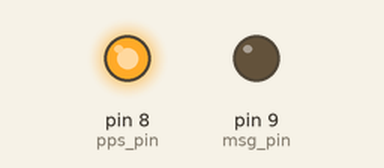
This sketch was run on a simulated Arduino Uno, built with avr-gcc and run on an emulated ATmega328P. On the bench: output pins drawn as LEDs (lit = HIGH).

Above: at 0.5 s.
At 2.25 s:
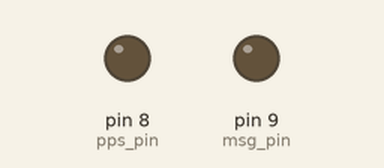
Timing chart, 0 to 3.0 s (numbered marks = the images above):
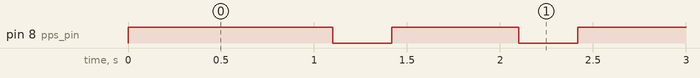

Measured:
- by itself, pin 8 (pps_pin): repeats every 1.0 s: LOW 0.32 s, HIGH 0.68 s

The sketch:

pps_gprmc_time_sync.ino
```cpp
#include <SoftwareSerial.h>

const byte pps_pin = 8;
const byte msg_pin = 9;
const byte rx_pin = 10;
const byte tx_pin = 11;
const bool inverse_logic = true;
SoftwareSerial gprmc_conn(rx_pin, tx_pin, inverse_logic);

const unsigned int trigger_freq = 1;
const unsigned long dt = 1000000 / trigger_freq; // => dt = 1 sec
const unsigned long dt_pps_pull_low = dt + 100000; // => dt + 100ms
const unsigned long dt_sent_gprmc = dt_pps_pull_low + 250000; // => dt_pps_pull_low + 250ms
unsigned long timestamp;
unsigned long trigger_start_time;
unsigned long ts_pps_high;
unsigned long ts_pps_low;
unsigned long ts_msg_high;
unsigned long ts_msg_low;
unsigned long i;

// Start timestamp: HH:MM:SS
int hh = 00;
int mm = 01;
int ss = 02;
// GPS coordinates from Taipei
char pos_latitude[] = "25.04776";
char pos_longitude[] = "121.53185";

void setup() {
  pinMode(rx_pin, INPUT);
  pinMode(tx_pin, OUTPUT);
  pinMode(pps_pin, OUTPUT); // PPS
  pinMode(msg_pin, OUTPUT); // Indicator of msg_sent
  Serial.begin(9600);
  gprmc_conn.begin(9600);
  // gprmc_conn.println("Hello World!");
  trigger_start_time = micros();
}

void loop() {
  char buffer[128];
  byte CRC = 0;

  timestamp = micros() - trigger_start_time;
  if (timestamp >= dt*i + dt_sent_gprmc)
  {
    // digitalWrite(msg_pin, HIGH);
    // ts_msg_high = micros();

    i += 1;
    if (ss == 59)
    {
      ss = 0;
      if (mm == 59)
      {
        mm = 0;
        hh += 1;
      }
      else mm += 1;
    }
    else ss += 1;


    // Prepare GPRMC msg
    sprintf(buffer, "GPRMC,%02d%02d%02d,A,%s,N,%s,E,022.4,084.4,070423,,A", hh, mm, ss, pos_latitude, pos_longitude);
    for (byte x = 0; x < strlen(buffer); x++) {
      // XOR every character in between '$' and '*'
      CRC = CRC ^ buffer[x];
    }

    // Send GPRMC msg
    gprmc_conn.print("$");
    gprmc_conn.print(buffer);
    gprmc_conn.print("*");
    gprmc_conn.print(CRC, HEX);
    gprmc_conn.println();

    // digitalWrite(msg_pin, LOW);
    // ts_msg_low = micros();

#if 0
    // Print Debug Messages
    Serial.print("PPS at: ");
    Serial.print(ts_pps_high);
    Serial.print("  PPS low after: ");
    Serial.print(ts_pps_low-ts_pps_high);
    Serial.print("  MSG high after: ");
    Serial.print(ts_msg_high-ts_pps_high);
    Serial.print("  MSG low after: ");
    Serial.print(ts_msg_low-ts_pps_high);
    Serial.print("  $");
    Serial.print(buffer);
    Serial.print("*");
    Serial.print(CRC, HEX);
    Serial.println();
#endif

  }
  else if (timestamp >= dt*i + dt_pps_pull_low)
  {
    // Pull pps to low
    digitalWrite(pps_pin, LOW);
    ts_pps_low = micros();
  }
  else if (timestamp >= dt*i)
  {
    // Pull pps to high
    digitalWrite(pps_pin, HIGH);
    ts_pps_high = micros();
  }

}
```
